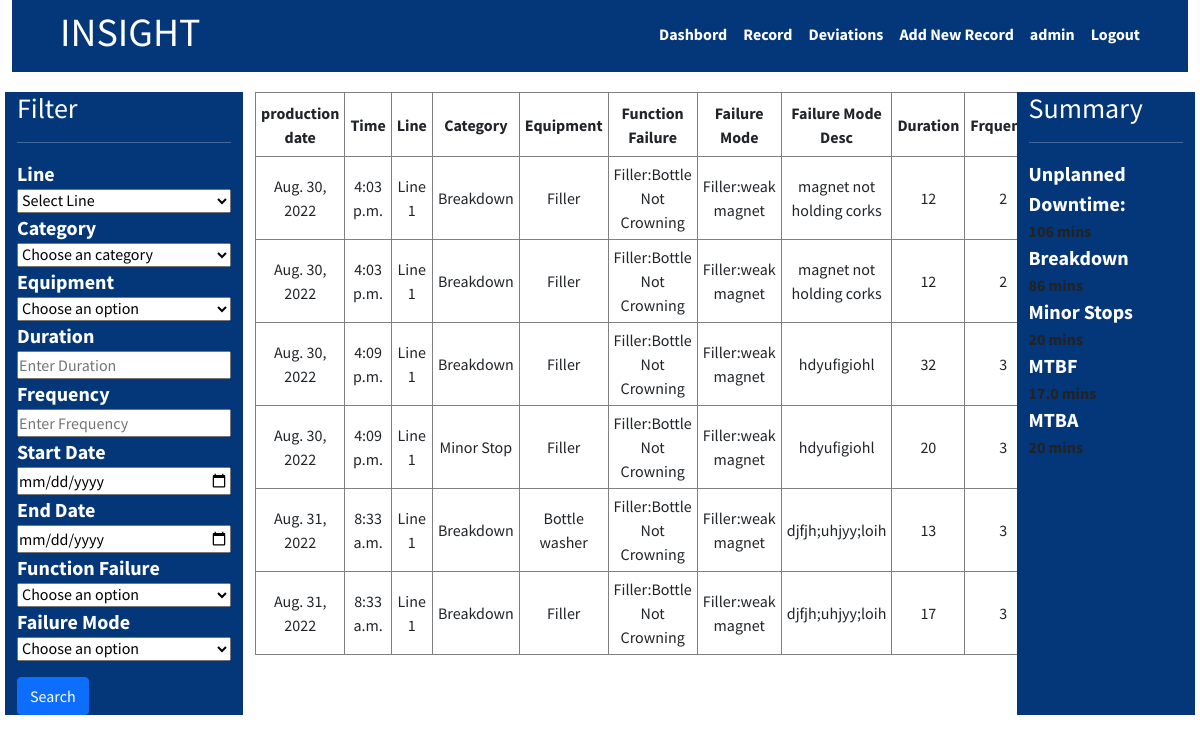
/insight/deviation (signed in), run on an earlier commit of the app's database.
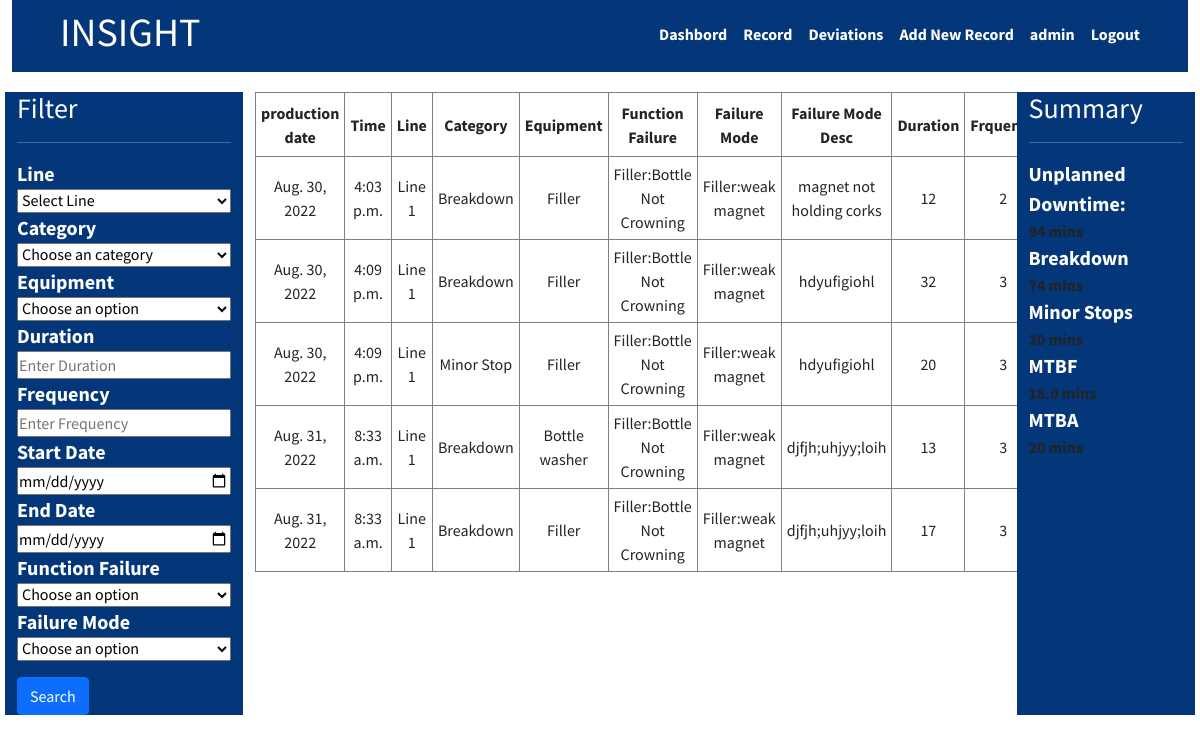
And on a later commit of the database.
### insight/models.py (models this page shows, shortened)
class Deviation(models.Model):
    insight=models.ForeignKey(InsightData,on_delete=models.CASCADE)
    category= models.ForeignKey(Category, blank=True, null=True,on_delete=models.CASCADE)
    equipment= models.ForeignKey( Equipment, blank=True, null=True, on_delete=models.CASCADE)
    frequency= models.PositiveIntegerField()
    duration = models.PositiveIntegerField()
    function_failure =models.ForeignKey(FunctionFailure,on_delete=models.CASCADE)
    failure_mode =models.ForeignKey(FailureMode,on_delete=models.CASCADE)
    failure_mode_description =models.CharField(max_length=100)
    status =models.CharField(max_length=50,choices=choices.status)

class InsightData(models.Model):
    area =models.ForeignKey(Area,on_delete=models.CASCADE)
    line =models.ForeignKey(Line,on_delete=models.CASCADE)
    line_speed =models.ForeignKey(Line_speed,on_delete=models.CASCADE)
    shift_type =models.ForeignKey(Shift_type,on_delete=models.CASCADE)
    line_manager =models.ForeignKey(Line_manager,default='Oyom',on_delete=models.SET_DEFAULT)
    team_leader =models.ForeignKey(Team_leader,on_delete=models.SET_DEFAULT,default='Oyom')
    data_operator = models.ForeignKey(Data_operator,on_delete=models.SET_DEFAULT,default='Oyom')
    production_team =models.ForeignKey(Production_team,on_delete=models.CASCADE)
    product_type =models.ForeignKey(Product_type,on_delete=models.SET_DEFAULT,default='no-name')
    time_period =models.ForeignKey(Time_period,on_delete=models.CASCADE)
    last_counter_reading =models.PositiveIntegerField(default=0)
    new_counter_reading =models.PositiveIntegerField()
    production_date =models.DateTimeField(auto_now_add=True)
    modified_date =models.DateTimeField(auto_now=True)
    bbt_no =models.CharField(max_length=6)
    bottle_produced =models.PositiveIntegerField(null=True,blank=True)
    deviation_duration =models.PositiveIntegerField(null=True,blank=True)
    line_output =models.PositiveIntegerField(null=True,blank=True)
    opi =models.DecimalField(max_digits=5,decimal_places=2,null=True,blank=True)
    deviation_data=models.ManyToManyField('Deviation',blank=True)

class Line(models.Model):
    name = models.CharField(max_length=100)
    def __str__(self):
        return self.name

class Category(models.Model):
    name = models.CharField(max_length=100)
    def __str__(self):
        return self.name

class Equipment(models.Model):
    name = models.CharField(max_length=100,choices=choices.equipment_choices)
    def __str__(self):
        return self.name

class FunctionFailure(models.Model):
    equipment =models.ForeignKey(Equipment,on_delete=models.CASCADE)
    name = models.CharField(max_length=200)
    def __str__(self):
        return f'{self.equipment}:{self.name}'

class FailureMode(models.Model):
    equipment =models.ForeignKey(Equipment,on_delete=models.CASCADE)
    function_failure =models.ForeignKey(FunctionFailure,on_delete=models.CASCADE)
    name = models.CharField(max_length=200)
    def __str__(self):
        return f'{self.equipment}:{self.name}'

### insight/views.py (the view)
# urls.py: path('deviation',DeviationListView,name='list-deviation'),
@login_required(login_url='/accounts/login')
def DeviationListView(request):
    qs= Deviation.objects.all()
    categories= Category.objects.all()
    equipments =Equipment.objects.all()
    failure_modes =FailureMode.objects.all()
    lines =Line.objects.all()
    function_failures =FunctionFailure.objects.all()
    start_date=request.GET.get('start-date')
    end_date=request.GET.get('end-date')
    category =request.GET.get('category')
    equipment =request.GET.get('equipment')
    duration =request.GET.get('duration')
    frequency =request.GET.get ('frequency')
    function_fiailure =request.GET.get('function-failure')
    failure_mode =request.GET.get ('failure-mode')
    line= request.GET.get('line')
    if line !='' and line is not None:
        qs= qs.filter(insight__line__id=line)
    if category !='' and category is not None:
        qs= qs.filter(category__id=category)
    if equipment !='' and equipment is not None:
        qs= qs.filter(equipment__id=equipment)
    if start_date !='' and start_date is not None:
        qs =qs.filter(insight__production_date__gte= start_date)
    if end_date !='' and end_date is not None:
        qs =qs.filter(insight__production_date__lte= end_date)
    if duration !='' and duration is not None:
        qs =qs.filter(duration__gte= duration)
    if frequency!='' and frequency is not None:
        qs =qs.filter(frequency__gte= frequency)
    if function_fiailure !='' and function_fiailure is not None:
        qs= qs.filter(function_failure__id=function_fiailure)
    if failure_mode !='' and failure_mode is not None:
        qs= qs.filter(failure_mode__id=failure_mode)
    total_duration=qs.aggregate(duration_sum=Sum('duration'))
    bd_duration=qs.filter(category__id=1).aggregate(bdduration_sum=Sum('duration'))
    ms_duration=qs.filter(category__id=2).aggregate(msduration_sum=Sum('duration'))
    num_breakdown=(qs.filter(category__id=1).count())
    try:
     mtbf=round(bd_duration['bdduration_sum']/num_breakdown,0)
    except:
        mtbf=0
    context ={
        'deviations':qs,
        'lines':lines,
        'categories':categories,
        'equipments':equipments,
        'functions':function_failures,
        'failures':failure_modes,
        'duration':total_duration['duration_sum'],
        'bdduration':bd_duration['bdduration_sum'],
        'msduration':ms_duration['msduration_sum'],
        'mtbf':mtbf,
    }
    return render (request,"insight/list-deviation.html",context)

### insight/models.py (called while the page is built)
    def __str__(self):
        return self.name

### insight/templates/insight/list-deviation.html
{% extends 'base.html' %}{% block content %} {% include 'navbar.html' %}
<div class="deviation">
  <div class="row">
    <div class="col-3 content-sidebar" style="width: 20%">
      <h3>Filter</h3>
      <hr />
      {% include 'insight/deviation-filter.html' %}
    </div>
    <div class="col-6 content-table k-table" style="width: 65%">
      <table>
        <thead>
          <tr>
            <th>production date</th>
            <th>Time</th>
            <th>Line</th>
            <th>Category</th>
            <th>Equipment</th>
            <th>Function Failure</th>
            <th>Failure Mode</th>
            <th>Failure Mode Desc</th>
            <th>Duration</th>
            <th>Frquency</th>
            <th>Shift</th>
            <th>Status</th>
          </tr>
        </thead>
        <tbody>
          {% for deviation in deviations %}
          <tr>
            <td>{{deviation.insight.production_date.date}}</td>
            <td>{{deviation.insight.production_date.time}}</td>
            <td>{{deviation.insight.line}}</td>
            <td>{{deviation.category}}</td>
            <td>{{deviation.equipment}}</td>
            <td>{{deviation.function_failure}}</td>
            <td>{{deviation.failure_mode}}</td>
            <td>{{deviation.failure_mode_description}}</td>
            <td>{{deviation.duration}}</td>
            <td>{{deviation.frequency}}</td>
            <td>{{deviation.insight.shift_type}}</td>
            <td>{{deviation.status}}</td>
          </tr>
          {% endfor %}
        </tbody>
      </table>
    </div>
    <div class="col-3 content-sidebar" style="width: 15%">
      <h3 style="color: --bs-gray-dark">Summary</h3>
      <hr />
      <div style="display: flex; flex-direction: column">
        <label>Unplanned Downtime:</label>
        <strong style="color: #222322">{{duration}} mins</strong>
      </div>
      <div style="display: flex; flex-direction: column">
        <label>Breakdown</label>
        <strong style="color: #222322">{{bdduration}} mins</strong>
      </div>
      <div style="display: flex; flex-direction: column">
        <label>Minor Stops</label>
        <strong style="color: #222322">{{msduration}} mins</strong>
      </div>
      <div style="display: flex; flex-direction: column">
        <label>MTBF</label>
        <strong style="color: #222322">{{mtbf}} mins</strong>
      </div>
      <div style="display: flex; flex-direction: column">
        <label>MTBA</label>
        <strong style="color: #222322">{{msduration}} mins</strong>
      </div>
    </div>
  </div>
</div>
{% endblock content %}

What changed in the data, as far as the page shows it:
removed Deviation: insight.production_date "Aug. 30, 2022", insight.production_date.time "4:03 p.m.", insight.line "Line 1", category "Breakdown", equipment "Filler", function_failure "Filler:Bottle Not Crowning", failure_mode "Filler:weak magnet", failure_mode_description "magnet not holding corks", duration "12", frequency "2"
